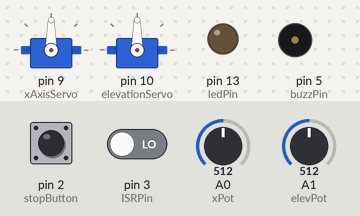
This sketch was run on a simulated Arduino Uno, built with avr-gcc and run on an emulated ATmega328P. Shown: 2 × servo, output pins drawn as LEDs (lit = HIGH), buzzer (waves = sounding). Dashed ring = blinking. The test bench sets the inputs (shaded band); at power-on: pin 3 (ISRPin) LOW, A0 (xPot) = 512, A1 (elevPot) = 512, pin 2 (stopButton) LOW.

Above: at 1.2 s.
1.3 s: pin 3 (ISRPin) driven HIGH
At 2.25 s:
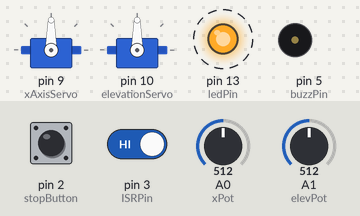
4.3 s: A0 (xPot) set to 716
At 5.4 s:
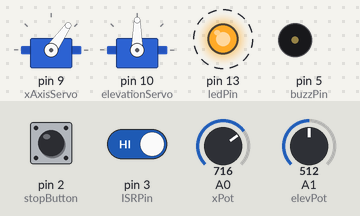
7.3 s: A1 (elevPot) set to 716
At 8.25 s:
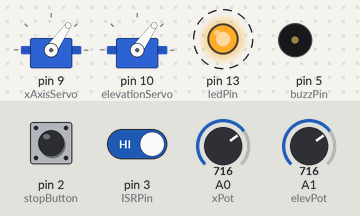
10.3 s: A0 (xPot) set to 900
At 11.25 s:
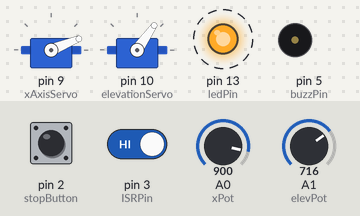
13.3 s: A1 (elevPot) set to 900
At 14.3 s:
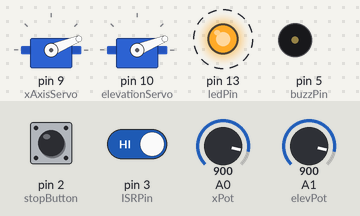
16.3 s: A0 (xPot) set to 1023
At 17.25 s:
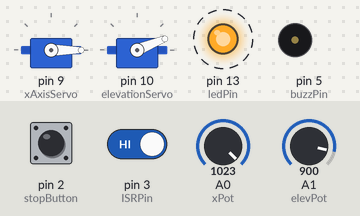
Timing chart, 0 to 20.3 s (numbered marks = the images above; inputs shaded):
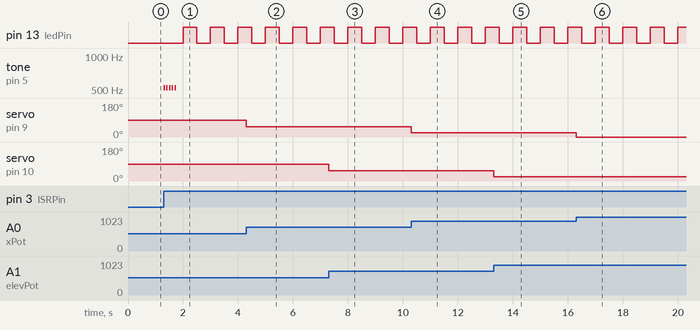

Measured:
- after the input at 1.3 s, pin 13 (ledPin): alternates HIGH for 0.50 s and LOW for 0.50 s, starting after 0.70 s; tone on pin 5 (buzzPin): alternates 523 Hz for 0.05 s and silent for 0.05 s, 10 changes in all, then stays silent, starting at once
- after the input at 4.3 s, servo on pin 9 (xAxisServo): 90° → 55° at once
- after the input at 7.3 s, servo on pin 10 (elevationServo): 90° → 55° at once
- after the input at 10.3 s, servo on pin 9 (xAxisServo): 55° → 22° at once
- after the input at 13.3 s, servo on pin 10 (elevationServo): 55° → 22° at once
- after the input at 16.3 s, servo on pin 9 (xAxisServo): 22° → 0° at once

The sketch:

Fall2018_Hackathon_Crane.ino
```cpp
#include <Servo.h>

// Servos
Servo xAxisServo;     //directional
Servo elevationServo; //directional

// Pin values
#define xPot A0
#define elevPot A1
#define ISRPin 3
#define ledPin 13
#define buzzPin 5
#define stopButton 2

// Servo Values
int xServoVal;
int elevServoVal;

// Buzzer values
volatile bool enableState;
volatile bool ledOn;
volatile int buzzCount;

int prevMillis;

void setup()
{
  xAxisServo.attach(9);
  elevationServo.attach(10);

  pinMode(xPot, INPUT);
  pinMode(elevPot, INPUT);
  pinMode(ISRPin, INPUT);
  pinMode(ledPin, OUTPUT);
  digitalWrite(ledPin, LOW); //Start out off

  attachInterrupt(digitalPinToInterrupt(ISRPin), buttonRising, RISING);
  OCR0A = 0x7F;
  TIMSK0 |= _BV(OCIE0A);
}

void loop()
{
  if (enableState)
  {
    while(buzzCount < 5)
    {
      tone(buzzPin, 523);
      delay(50);
      noTone(buzzPin);
      delay(50);
      buzzCount ++;
    }
    xServoVal = map(analogRead(xPot), 0, 1023, 180, 0);
    elevServoVal = map(analogRead(elevPot), 0, 1023, 180, 0);
    elevationServo.write(elevServoVal);
    xAxisServo.write(xServoVal);

    if (digitalRead(stopButton) == HIGH)
      enableState = false;
  }
}

SIGNAL(TIMER0_COMPA_vect)
{
  if (enableState)
  {
    unsigned long currentMillis = millis();
    if (currentMillis % 500 == 0)
    {
      ledOn =! ledOn;
      if (ledOn)
        digitalWrite(ledPin, HIGH);
      else
        digitalWrite(ledPin, LOW);
    }
  }
  if (!enableState)
    digitalWrite(ledPin, LOW);
}

void buttonRising()
{
  enableState = true;
  buzzCount = 0;
}
```
